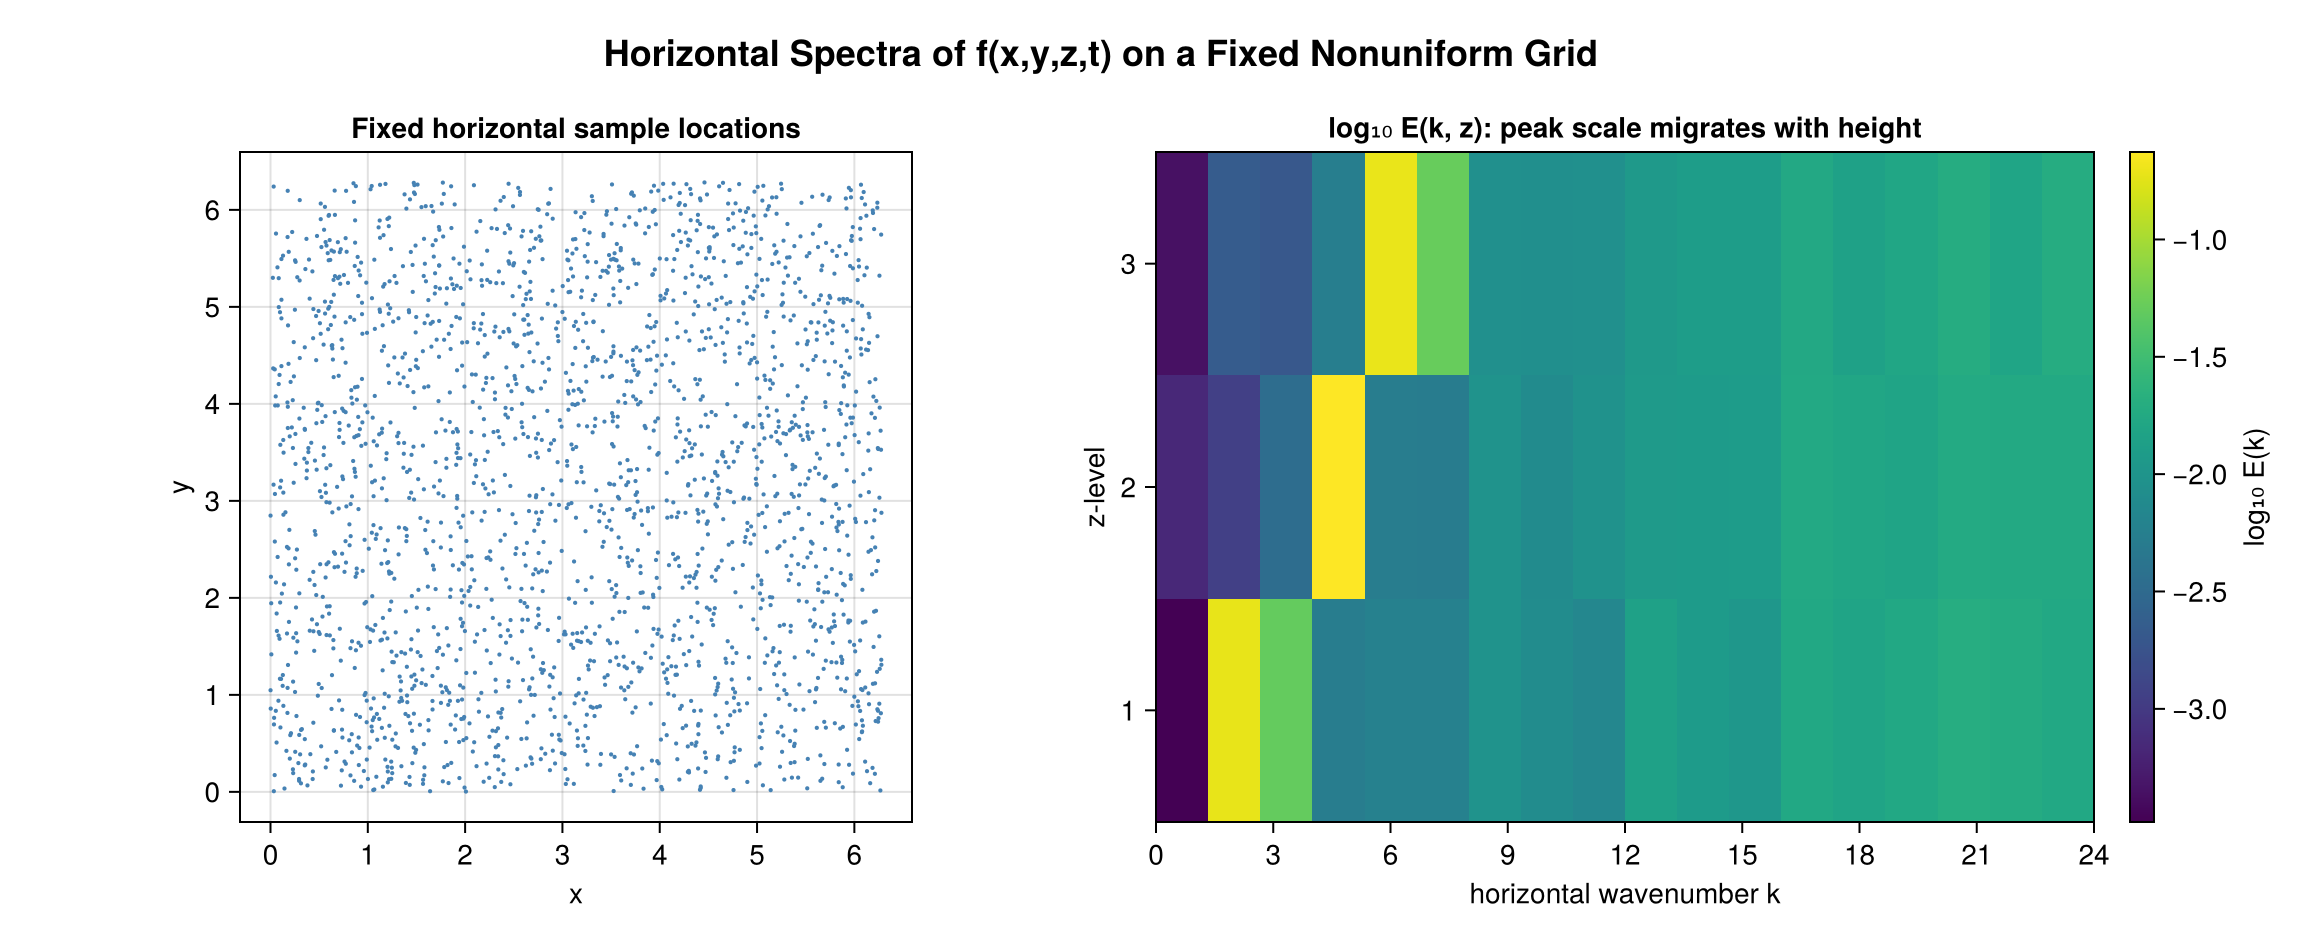

This figure's Julia source:
using FlowFieldSpectra: FlowFieldSpectra as FFS
using FINUFFT: FINUFFT     # activates the NUFFTBackend extension
using CairoMakie: CairoMakie as Mke
using Random: Random

"""
    run_horizontal_spectra_4d_example()

Horizontal spectra of a 4D field `f(x, y, z, t)` on a **fixed, non-uniform** horizontal grid — the
bread-and-butter geophysical workflow. The field is a real `(Npts, nz, nt)` tensor: the horizontal
points never move, so the FINUFFT plan is built **once** and the entire `(z, t)` batch transforms in a
single `ntrans` execution. Then ONE batch-preserving `isotropic_spectrum` call returns `E(k, z, t)` —
no per-slice reshape loop.
"""
function run_horizontal_spectra_4d_example()
    println("--- Running 4D Horizontal-Spectra (fixed nonuniform grid) Example ---")
    Random.seed!(42)

    L = 2π
    N = 48
    nz, nt = 3, 4
    ms = (N, N)
    npts = N * N

    # Fixed non-uniform horizontal sample locations.
    xv = rand(npts) .* L
    yv = rand(npts) .* L
    hgrid = FFS.ScatteredCartesianGrid((xv, yv); domain_size = (L, L))

    # f(x, y, z, t) as a real (Npts, nz, nt) tensor — the (z, t) batch is the trailing axes.
    f = Array{Float64}(undef, npts, nz, nt)
    kz = range(2, 6; length = nz)                     # dominant horizontal wavenumber per level
    ts = range(0, 1; length = nt)
    for (it, t) in enumerate(ts), (iz, k0) in enumerate(kz)
        @. f[:, iz, it] = cos(k0 * xv + 2π * t) + 0.5 * sin((k0 + 1) * yv)
    end

    # Build the plan ONCE for the fixed points; transform the whole (z, t) batch in one exec.
    plan = FFS.plan_spectrum(hgrid, Float64, ms; transform = FFS.NUFFTBackend(), batch = (nz, nt), eps = 1e-9)
    coeffs = zeros(ComplexF64, ms..., nz, nt)         # (N, N, nz, nt)
    ks = FFS.calculate_spectrum!(coeffs, plan, f)

    # ONE reduction → E(k, z, t), batch dims preserved. Average over time → E(k, z).
    nbins = 18
    kbins, E = FFS.isotropic_spectrum(ks, coeffs; num_bins = nbins)   # (nbins, nz, nt)
    Ekz = dropdims(sum(E; dims = 3); dims = 3) ./ nt                  # (nbins, nz)

    fig = Mke.Figure(size = (1150, 470))
    Mke.Label(fig[0, 1:2], "Horizontal Spectra of f(x,y,z,t) on a Fixed Nonuniform Grid",
        fontsize = 18, font = :bold)

    ax1 = Mke.Axis(fig[1, 1]; title = "Fixed horizontal sample locations", xlabel = "x", ylabel = "y",
        aspect = Mke.DataAspect())
    Mke.scatter!(ax1, xv, yv; markersize = 3, color = :steelblue)

    ax2 = Mke.Axis(fig[1, 2]; title = "log₁₀ E(k, z): peak scale migrates with height",
        xlabel = "horizontal wavenumber k", ylabel = "z-level")
    hm = Mke.heatmap!(ax2, kbins, 1:nz, log10.(Ekz .+ 1e-12); colormap = :viridis)
    Mke.Colorbar(fig[1, 3], hm; label = "log₁₀ E(k)")
    ax2.yticks = 1:nz

    outpath = joinpath(@__DIR__, "horizontal_spectra_4d.png")
    Mke.save(outpath, fig)
    println("Transformed $(nz * nt) (z,t) slices with ONE plan build and ONE reduction. Saved: ", outpath)
    println("Example run successfully!")
    return fig
end

if abspath(PROGRAM_FILE) == @__FILE__
    run_horizontal_spectra_4d_example()
end
